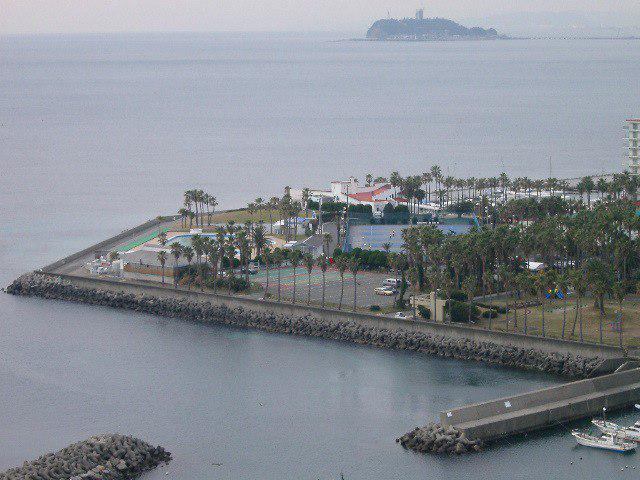
#> input picture Imagerie/TD5/view_1.jpg, 640 x 480 px, given in place of the camera
$ python detection.py
#> lines starting #> are read from the running program, lines starting #| are printed output that depends on the picture; after the words box and inside, x2 and y2 are one past the last pixel; in counts of white or black regions, pixels touching at a corner belong together
"""
File for camera treatment and line detection
"""

from enum import Enum

import cv2

# (RED, GREEN, BLUE)
Hl = (0,   47,  99)
Sl = (42,  41,  75)
Vl = (87,  0,  65)
Hh = (82,  97,  120)
Sh = (255, 255, 187)
Vh = (255, 255, 255)

# [6 lines of commented-out code are left out]


class Color(Enum):
    RED = 0
    GREEN = 1
    BLUE = 2


class Detection:
    """
    Class for camera treatment using Open
    """

    def __init__(self):
        self.cap = cv2.VideoCapture(0)

    def detect(self, color):
        """
        Main function for camera treatment, from a video stream it detects the maximum area of the color passed in parameter
        :param color: colour you want to detect
        """
        c_x = 0
        c_y = 0
        if self.cap.isOpened():
            ret, img = self.cap.read()
#> img is the input picture: shape (480, 640, 3); mean B, G, R 148, 140.3, 134.9
            img_hsv = cv2.cvtColor(img, cv2.COLOR_BGR2HSV)
#> img_hsv: shape (480, 640, 3); mean H, S, V 100.2, 33, 150.3

            low_color = (Hl[color.value], Sl[color.value], Vl[color.value])
            high_color = (Hh[color.value], Sh[color.value], Vh[color.value])
            thresh = cv2.inRange(img_hsv, low_color, high_color)
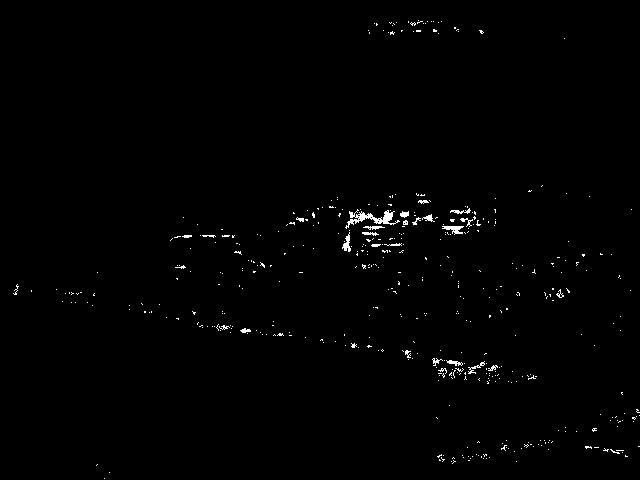
#> thresh: shape (480, 640); 0.8% white in thin lines or dots

            # get contours and filter on area
            contours = cv2.findContours(thresh, cv2.RETR_EXTERNAL, cv2.CHAIN_APPROX_SIMPLE)
#> contours = 457 contours, 446 with area under 20; largest, box (x1, y1, x2, y2) and area: (345, 209, 400, 229) 247, (442, 226, 464, 235) 72, (342, 232, 351, 252) 58, (446, 360, 463, 366) 34, (450, 208, 471, 214) 31
            contours = contours[0] if len(contours) == 2 else contours[1]
            # result = img.copy()
            contour = 0
            area_max = 0
            c = None
            for c in contours:
                area = cv2.contourArea(c)
                if area > area_max:
                    area_max = area
                    contour = c
#> this loop made 457 passes
#> (area, area_max) on passes 120, 121, 353, 360, 399: (27, 27), (34.5, 34.5), (58.5, 58.5), (72, 72), (247, 247)
#> after the loop, area_max = 247; contour = contour of 163 points, box (x1, y1, x2, y2) (345, 209, 400, 229), area 247
            m = None
            if area_max > 0 and c is not None:
                m = cv2.moments(contour)
#> m = moments, m00 247, centre m10/m00, m01/m00 = (371.7, 217.7)
            if m is not None and not (m["m00"] == 0):
                c_x = int(m["m10"] / m["m00"])
#> c_x = 371
                c_y = int(m["m01"] / m["m00"])
#> c_y = 217
        return c_x, c_y

    def __del__(self):
        self.cap.release()


if __name__ == "__main__":
    detection = Detection()
    detection.detect(Color.BLUE)
